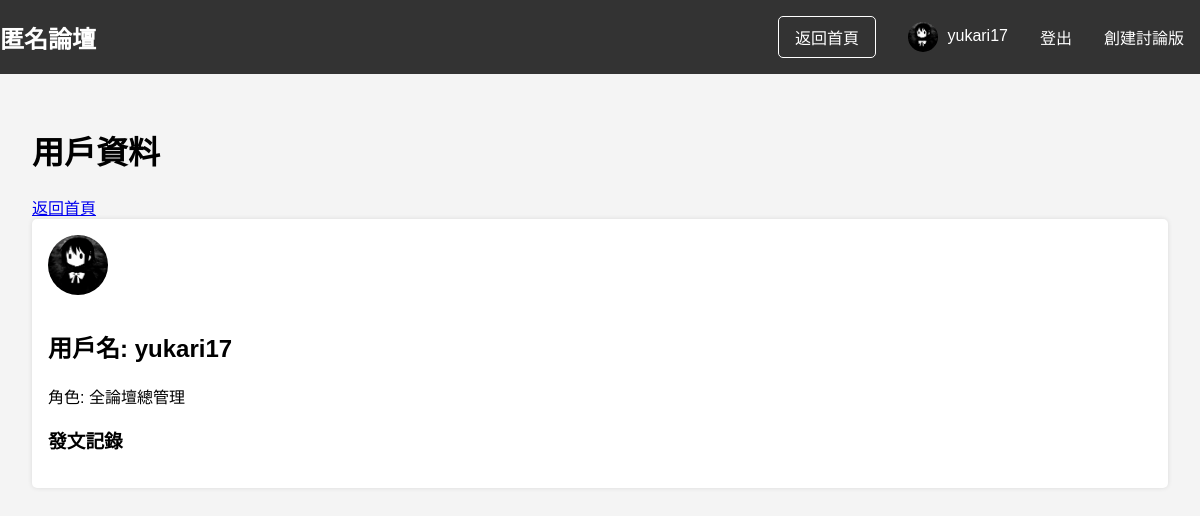
Before: /user/1 (signed in) with the older database file.
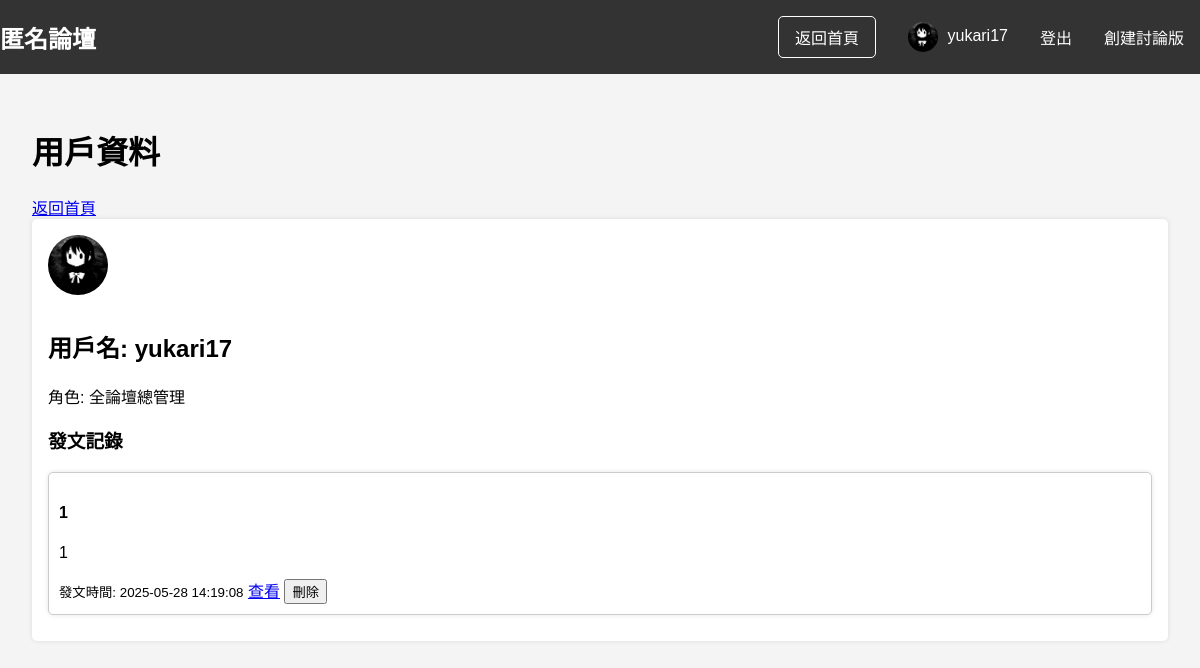
After: the same page with the newer database file.
### app.py (models this page shows)
class Post(db.Model):
    id = db.Column(db.Integer, primary_key=True)
    user_id = db.Column(db.Integer, db.ForeignKey('user.id'))
    board_id = db.Column(db.Integer, db.ForeignKey('board.id'), nullable=False)
    title = db.Column(db.String(100), nullable=False)
    content = db.Column(db.Text, nullable=False)
    media_path = db.Column(db.String(200))
    created_at = db.Column(db.DateTime, server_default=db.func.now())
    user = db.relationship('User', backref='posts')
    board = db.relationship('Board', backref='posts')
    replies = db.relationship('Reply', backref='post', cascade='all, delete-orphan')

### app.py (the view)
@app.route('/user/<int:user_id>')
def user_profile(user_id):
    user = User.query.get_or_404(user_id)
    posts = Post.query.filter_by(user_id=user_id).all()
    role = "全論壇總管理" if user.is_admin else "一般用戶"
    return render_template('user_profile.html', user=user, posts=posts, role=role)

### app.py (called while the page is built)
@login_manager.user_loader
def load_user(user_id):
    with app.app_context():
        Session = sessionmaker(bind=db.engine)
        session = Session()
        try:
            user = session.get(User, int(user_id))
        finally:
            session.close()
        return user

### templates/user_profile.html (shortened to what this page needs)
{% extends "base.html" %}
  {% block extra_css %}
      <link rel="stylesheet" href="{{ url_for('static', filename='css/profile.css') }}">
      <link rel="stylesheet" href="{{ url_for('static', filename='css/avatar.css') }}">
      <link rel="stylesheet" href="{{ url_for('static', filename='css/post.css') }}">
  {% endblock %}
  {% block content %}
      <h1>用戶資料</h1>
      <a href="{{ url_for('index') }}">返回首頁</a>
      <div class="user-profile">
          <img src="{{ url_for('static', filename='sayakaanony.png') }}" alt="User Avatar" class="profile-avatar">
          <h2>用戶名: {{ user.username }}</h2>
          <p>角色: {{ role }}</p>
          <h3>發文記錄</h3>
          {% for post in posts %}
              <div class="post">
                  <h4>{{ post.title }}</h4>
                  <p>{{ post.content }}</p>
                  <small>發文時間: {{ post.created_at }}</small>
                  <a href="{{ url_for('post', post_id=post.id) }}">查看</a>
                  {% if current_user.is_authenticated and (current_user.id == post.user_id or current_user.is_admin) %}
                      <form action="{{ url_for('delete_post', post_id=post.id) }}" method="post" style="display:inline;">
                          <button type="submit" class="delete-btn">刪除</button>
                      </form>
                  {% endif %}
              </div>
          {% endfor %}
      </div>
  {% endblock %}

Changed rows visible on the page:
added Post: title "1", content "1", created_at "2025-05-28 14:19:08"
